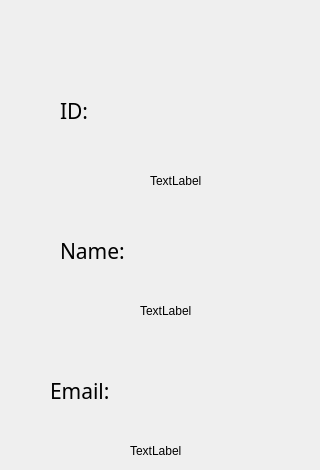
   <widget class="QWidget" name="viewProfile">
    <widget class="QLabel" name="label_5">
     <property name="geometry">
      <rect>
       <x>60</x>
       <y>100</y>
       <width>91</width>
       <height>21</height>
      </rect>
     </property>
     <property name="font">
      <font>
       <family>Segoe Print</family>
       <pointsize>16</pointsize>
      </font>
     </property>
     <property name="text">
      <string>ID:</string>
     </property>
    </widget>
    <widget class="QLabel" name="label_6">
     <property name="geometry">
      <rect>
       <x>150</x>
       <y>170</y>
       <width>161</width>
       <height>21</height>
      </rect>
     </property>
     <property name="text">
      <string>TextLabel</string>
     </property>
    </widget>
    <widget class="QLabel" name="label_7">
     <property name="geometry">
      <rect>
       <x>60</x>
       <y>240</y>
       <width>111</width>
       <height>21</height>
      </rect>
     </property>
     <property name="font">
      <font>
       <family>Segoe Print</family>
       <pointsize>16</pointsize>
      </font>
     </property>
     <property name="text">
      <string>Name:</string>
     </property>
    </widget>
    <widget class="QLabel" name="label_8">
     <property name="geometry">
      <rect>
       <x>140</x>
       <y>300</y>
       <width>171</width>
       <height>21</height>
      </rect>
     </property>
     <property name="text">
      <string>TextLabel</string>
     </property>
    </widget>
    <widget class="QLabel" name="label_9">
     <property name="geometry">
      <rect>
       <x>50</x>
       <y>380</y>
       <width>111</width>
       <height>21</height>
      </rect>
     </property>
     <property name="font">
      <font>
       <family>Segoe Print</family>
       <pointsize>16</pointsize>
      </font>
     </property>
     <property name="text">
      <string>Email:</string>
     </property>
    </widget>
    <widget class="QLabel" name="label_10">
     <property name="geometry">
      <rect>
       <x>130</x>
       <y>440</y>
       <width>181</width>
       <height>21</height>
      </rect>
     </property>
     <property name="text">
      <string>TextLabel</string>
     </property>
    </widget>
   </widget>
